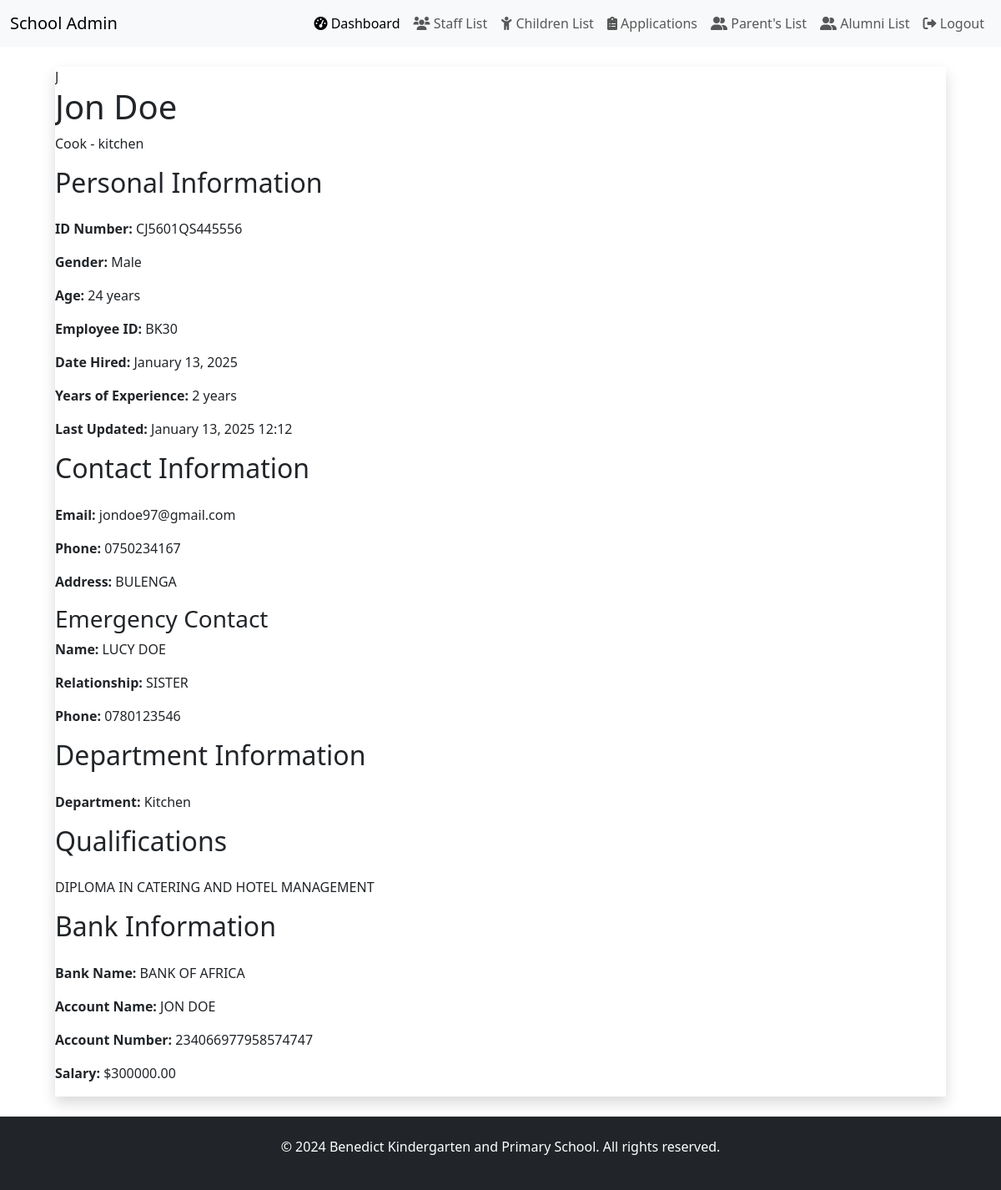
The page /benedict_school/staff/2/ (signed in) on the database its author committed.
### benedict_school/models.py (models this page shows, shortened)
class Staff(models.Model):
    ROLE_CHOICES = [
        ("teacher", "Teacher"),
        ("director", "Director"),
        ("cleaner", "Cleaner"),
        ("cook", "Cook"),
        ("admin", "Admin Staff"),
        ("librarian", "Librarian"),
        ("nurse", "School Nurse"),
        ("security", "Security"),
        ("other", "Other")
    ]
    CLASS_CHOICES = [
        ('nursery', 'Nursery'),
        ('primary_1', 'Primary One'),
        ('primary_2', 'Primary Two'),
        ('primary_3', 'Primary Three'),
        ('primary_4', 'Primary Four'),
        ('primary_5', 'Primary Five'),
        ('primary_6', 'Primary Six'),
    ]
    SUBJECT_CHOICES = [
        ('english', 'English'),
        ('mathematics', 'Mathematics'),
        ('science', 'Science'),
        ('social_studies', 'Social Studies'),
        ('literacy', 'Literacy'),
        ('literacy_1', 'Literacy 1'),
        ('literacy_1a', 'Literacy 1A'),
        ('literacy_1b', 'Literacy 1B'),
        ('religous_education', 'Religous Education'),
        ('reading', 'Reading'),
        ('luganda', 'Luganda'),
        ('learning_area_1_5', 'Learing Area 1-5')
    ]
    DEPARTMENT_CHOICES = [
        ('administration', 'Administration'),
        ('kitchen', 'Kitchen'),
        ('security', 'Security'),
        ('medical', 'Medical'),
        ('library', 'Library'),
        ('other', 'Other')
    ]
    phone_validator = RegexValidator(
        regex=r'^\+?1?\d{9,15}$',
        message="Phone number must be entered in the format: '+999999999'. Up to 15 digits allowed."
    )
    id_validator = RegexValidator(
        regex=r'^[A-Z0-9]{14}$',
        message="ID number must be 14 characters long and contain only uppercase letters and numbers."
    )
    name = models.CharField(
        max_length=100,
        help_text=_("Full name of the staff member")
    )
    sex = models.CharField(
        max_length=10,
        choices=[("male", "Male"), ("female", "Female")],
        default="male",
        help_text=_("Gender of the staff member")
    )
    date_of_birth = models.DateField(default=timezone.now,
        help_text=_("Date of birth of the staff member")
    )
    ID_number = models.CharField(
        max_length=14,
        unique=True,
        validators=[id_validator],
        help_text=_("National ID number or passport number")
    )
    email = models.EmailField(
        unique=True,
        help_text=_("Official email address")
    )
    tel_no = models.CharField(
        max_length=22,
        validators=[phone_validator],
        help_text=_("Contact phone number")
    )
    photo = models.ImageField(
        upload_to='staff_photos/',
        null=True,
        blank=True,
        help_text=_("Staff member's photograph")
    )
    address = models.TextField(default='',
        help_text=_("Physical address of residence")
    )
    emergency_contact_name = models.CharField(
        max_length=100, default='',
        help_text=_("Name of emergency contact person")
    )
    emergency_contact_relationship = models.CharField(
        max_length=50, default='',
        help_text=_("Relationship with emergency contact person")
    )
    emergency_contact_phone = models.CharField(
        max_length=22, default='',
        validators=[phone_validator],
        help_text=_("Emergency contact phone number")
    )
    role = models.CharField(
        max_length=50,
        choices=ROLE_CHOICES,
        default="teacher",
        help_text=_("Staff member's role in the school")
    )
    date_hired = models.DateField(
        auto_now_add=True,
        help_text=_("Date when staff member was hired")
    )
    last_updated = models.DateTimeField(
        auto_now=True,
        help_text=_("Last update timestamp")
    )
    employee_id = models.CharField(
        max_length=20,
        unique=True, default='',
        help_text=_("School-issued employee ID")
    )
    qualification = models.TextField( default='',
        help_text=_("Academic and professional qualifications")
    )
    certificates = models.FileField(
        upload_to='staff_certificates/',
        null=True,
        blank=True,
        help_text=_("Scanned copies of certificates")
    )
    years_of_experience = models.PositiveIntegerField(
        blank=True,
        null=True,
        help_text=_("Total years of professional experience")
    )
    class_name = models.CharField(
        max_length=50,
        choices=CLASS_CHOICES,
        blank=True,
        null=True,
        help_text=_("Primary class assigned to teacher")
    )
    subject_handled = models.CharField(
        max_length=50,
        choices=SUBJECT_CHOICES,
        null=True,
        blank=True,
        help_text=_("Subject taught by the teacher, only one subject allowed.")
    )
    department = models.CharField(
        max_length=100,
        choices=DEPARTMENT_CHOICES,
        blank=True,
        null=True,
        help_text=_("Department for non-teaching staff")
    )
    salary = models.DecimalField(
        max_digits=10,
        decimal_places=2,
        null=True,
        blank=True,
        help_text=_("Monthly salary amount")
    )
    bank_account_name = models.CharField(
        max_length=100, default='',
        help_text=_("Name as it appears on bank account")
    )
    bank_account_number = models.CharField(
        max_length=50, default='',
        help_text=_("Bank account number for salary payment")
    )
    bank_name = models.CharField(
        max_length=100, default='',
        help_text=_("Name of the bank")
    )
    class Meta:
        verbose_name = "Staff Member"
        verbose_name_plural = "Staff"
        ordering = ['name', 'role']
    @property
    def is_teaching_staff(self):
        return self.role in ["teacher"]
    @property
    def full_position(self):
        if self.is_teaching_staff:
            return f"{self.role.title()} - {self.class_name}"
        return f"{self.role.title()} - {self.department}"
    def get_contact_info(self):
        return {
            'email': self.email,
            'phone': self.tel_no,
            'address': self.address,
            'emergency_contact': {
                'name': self.emergency_contact_name,
                'relationship': self.emergency_contact_relationship,
                'phone': self.emergency_contact_phone
            }
        }

### benedict_school/views.py (the view)
# urls.py: path('staff/<int:pk>/', views.staff_detail, name='staff-detail'),
@user_passes_test(is_admin, login_url='/admin-login')
def staff_detail(request, pk):
    staff_member = get_object_or_404(Staff, pk=pk)
    subject = None
    if staff_member.is_teaching_staff and staff_member.subject_handled:
        subjects = [{'name': staff_member.get_subject_handled_display()}]
    else:
        subjects = []
    contact_info = staff_member.get_contact_info()
    age = None
    if staff_member.date_of_birth:
        today = timezone.now().date()
        age = today.year - staff_member.date_of_birth.year - (
            (today.month, today.day) <
            (staff_member.date_of_birth.month, staff_member.date_of_birth.day)
        )
    context = {
        'staff_member': staff_member,
        'subjects': subjects,
        'contact_info': contact_info,
        'age': age,
    }
    return render(request, 'staff_detail.html', context)

### benedict_school/context_processors.py (called while the page is built)
def google_maps_api_key(request):
    return {'GOOGLE_MAPS_API_KEY': getattr(settings, 'GOOGLE_MAPS_API_KEY', '')}

### benedict_school/views.py (called while the page is built)
def is_admin(user):
    return user.is_authenticated and user.is_staff  # Checks if user is admin

### benedict_school/templates/staff_detail.html (shortened to what this page needs)
{% extends "base_staff.html" %}
{% load i18n %}
{% load static %}
{% load django_bootstrap5 %}
{% block content %}
<div class="container mx-auto px-4 py-6">
    <div class="bg-white shadow rounded-lg overflow-hidden">
        <div class="p-6 border-b">
            <div class="flex items-center">
                {% if staff_member.photo %}
                    <img src="{{ staff_member.photo.url }}" alt="{{ staff_member.name }}"
                         class="w-32 h-32 rounded-full object-cover mr-6">
                {% else %}
                    <div class="w-32 h-32 rounded-full bg-gray-200 mr-6 flex items-center justify-center">
                        <span class="text-gray-500 text-4xl">{{ staff_member.name|make_list|first }}</span>
                    </div>
                {% endif %}
                <div>
                    <h1 class="text-2xl font-bold">{{ staff_member.name }}</h1>
                    <p class="text-gray-600">{{ staff_member.full_position }}</p>
                </div>
            </div>
        </div>
        <div class="p-6 border-b">
            <h2 class="text-xl font-semibold mb-4">Personal Information</h2>
            <div class="grid grid-cols-1 md:grid-cols-2 gap-4">
                <div>
                    <p><strong>ID Number:</strong> {{ staff_member.ID_number }}</p>
                    <p><strong>Gender:</strong> {{ staff_member.sex|title }}</p>
                    <p><strong>Age:</strong> {{ age }} years</p>
                    <p><strong>Employee ID:</strong> {{ staff_member.employee_id }}</p>
                </div>
                <div>
                    <p><strong>Date Hired:</strong> {{ staff_member.date_hired|date:"F d, Y" }}</p>
                    <p><strong>Years of Experience:</strong> {{ staff_member.years_of_experience }} years</p>
                    <p><strong>Last Updated:</strong> {{ staff_member.last_updated|date:"F d, Y H:i" }}</p>
                </div>
            </div>
        </div>
        <div class="p-6 border-b">
            <h2 class="text-xl font-semibold mb-4">Contact Information</h2>
            <div class="grid grid-cols-1 md:grid-cols-2 gap-4">
                <div>
                    <p><strong>Email:</strong> {{ contact_info.email }}</p>
                    <p><strong>Phone:</strong> {{ contact_info.phone }}</p>
                    <p><strong>Address:</strong> {{ contact_info.address }}</p>
                </div>
                <div>
                    <h3 class="font-semibold mb-2">Emergency Contact</h3>
                    <p><strong>Name:</strong> {{ contact_info.emergency_contact.name }}</p>
                    <p><strong>Relationship:</strong> {{ contact_info.emergency_contact.relationship }}</p>
                    <p><strong>Phone:</strong> {{ contact_info.emergency_contact.phone }}</p>
                </div>
            </div>
        </div>
        {% if staff_member.is_teaching_staff %}
        <div class="p-6 border-b">
            <h2 class="text-xl font-semibold mb-4">Teaching Information</h2>
            <p><strong>Class:</strong> {{ staff_member.class_name|title }}</p>
            <div class="mt-4">
                <h3 class="font-semibold mb-2">Subject Handled</h3>
                {% if subjects %}
                    {% for subject in subjects %}
                        <span class="px-3 py-1 bg-blue-100 text-blue-800 rounded-full text-sm">
                            {{ subject.name }}
                        </span>
                    {% endfor %}
                {% else %}
                    <p class="text-gray-500">No subject assigned</p>
                {% endif %}
            </div>
        </div>
        {% else %}
        <div class="p-6 border-b">
            <h2 class="text-xl font-semibold mb-4">Department Information</h2>
            <p><strong>Department:</strong> {{ staff_member.department|title }}</p>
        </div>
        {% endif %}
        <div class="p-6 border-b">
            <h2 class="text-xl font-semibold mb-4">Qualifications</h2>
            <div class="prose max-w-none">
                {{ staff_member.qualification|linebreaks }}
            </div>
        </div>
        <div class="p-6">
            <h2 class="text-xl font-semibold mb-4">Bank Information</h2>
            <div class="grid grid-cols-1 md:grid-cols-2 gap-4">
                <div>
                    <p><strong>Bank Name:</strong> {{ staff_member.bank_name }}</p>
                    <p><strong>Account Name:</strong> {{ staff_member.bank_account_name }}</p>
                    <p><strong>Account Number:</strong> {{ staff_member.bank_account_number }}</p>
                </div>
                {% if request.user.is_superuser %}
                <div>
                    <p><strong>Salary:</strong>
                        {% if staff_member.salary %}
                            ${{ staff_member.salary|floatformat:2 }}
                        {% else %}
                            Not specified
                        {% endif %}
                    </p>
                </div>
                {% endif %}
            </div>
        </div>
    </div>
</div>
{% endblock %}

### rows shown on the page
Staff: name|make_list "J", name "Jon Doe", full_position "Cook - kitchen", ID_number "CJ5601QS445556", sex "Male", employee_id "BK30", date_hired "January 13, 2025", years_of_experience "2", last_updated "January 13, 2025 12:12", email "jondoe97@gmail.com", phone "0750234167", address "BULENGA", emergency_contact.name "LUCY DOE", emergency_contact.relationship "SISTER", emergency_contact.phone "0780123546", department "Kitchen", qualification "DIPLOMA IN CATERING AND HOTEL MANAGEMENT", bank_name "BANK OF AFRICA", bank_account_name "JON DOE", bank_account_number "234066977958574747", salary "300000.00"

### other values the page prints
{{ age }} "24"
